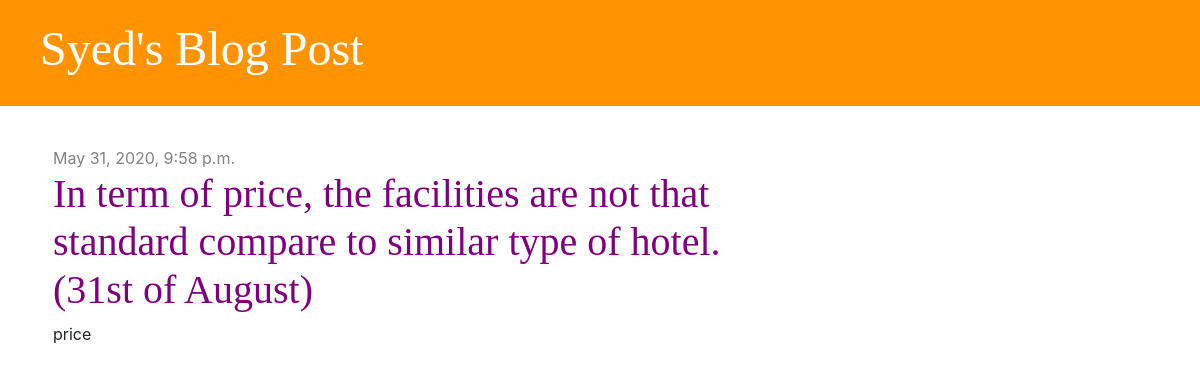
Screenshot of /post/3/ with the database file from the repository.
### blog/models.py (models this page shows, shortened)
class Post(models.Model):
    auther=models.ForeignKey('auth.User',on_delete=models.CASCADE)
    title=models.CharField(max_length=200)
    text=models.TextField()
    created_date=models.DateTimeField(default=timezone.now)
    published_date=models.DateTimeField( blank=True, null=True)

### blog/views.py (the view)
# urls.py: path('post/<int:pk>/',views.post_detail, name='post_detail'),
def post_detail(request,pk):
    post= get_object_or_404(Post,pk=pk)
    stuff_for_frontend={'post':post}
    return render(request,'blog/post_detail.html',stuff_for_frontend)

### blog/templates/blog/post_detail.html (shortened to what this page needs)
{% extends 'blog/base.html'%}
{% block content %}
    <div class='post'>
        {% if post.published_date %}
        <div class='date'>
            {{post.published_date}}
        </div>
        {% endif %}
        <h1>{{post.title}}</h1>
        <p>{{post.text|linebreaksbr}}</p>
    </div>
{% endblock %}

### blog/static/css/blog.css (style rules this page uses)
h1,h2,h3,h4 { font-family: 'Tangerine:bold,bolditalic','Inconsolata:italic','Droid+Sans', serif; font-size: 40px; }
.date { color: #828282; }
.post { margin-top: 40px; margin-bottom: 70px; }
.post h1,h2 a { color: #000000; }
.post h1,h2 a:visited { color: purple; }

### rows the page displays
Post: published_date "May 31, 2020, 9:58 p.m.", title "In term of price, the facilities are not that standard compare to similar type of hotel.(31st of August)", text "price"
